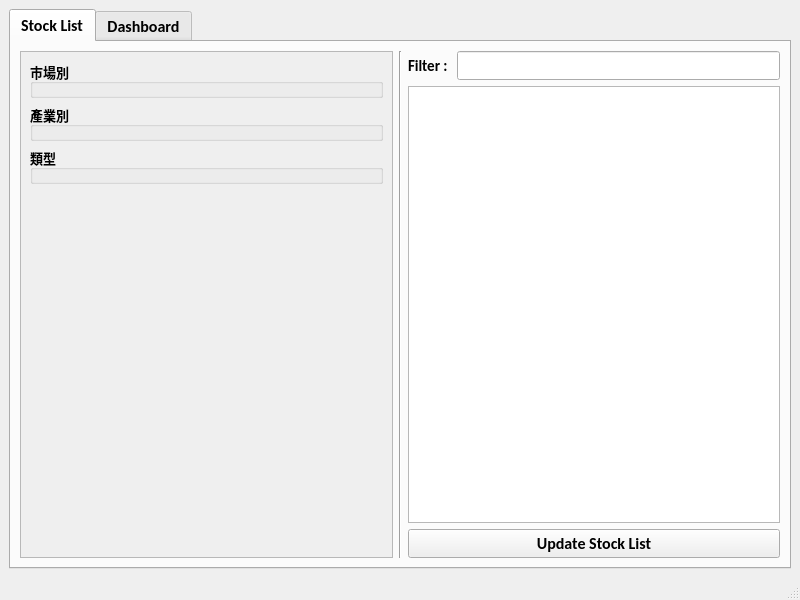
<?xml version="1.0" encoding="UTF-8"?>
<ui version="4.0">
 <class>MainWindow</class>
 <widget class="QMainWindow" name="MainWindow">
  <property name="geometry">
   <rect>
    <x>0</x>
    <y>0</y>
    <width>800</width>
    <height>600</height>
   </rect>
  </property>
  <property name="minimumSize">
   <size>
    <width>800</width>
    <height>600</height>
   </size>
  </property>
  <property name="baseSize">
   <size>
    <width>1920</width>
    <height>1080</height>
   </size>
  </property>
  <property name="windowTitle">
   <string>MainWindow</string>
  </property>
  <property name="styleSheet">
   <string notr="true"/>
  </property>
  <widget class="QWidget" name="centralwidget">
   <layout class="QVBoxLayout" name="verticalLayout">
    <item>
     <widget class="QTabWidget" name="tabWidget">
      <property name="font">
       <font>
        <family>Calibri</family>
        <pointsize>12</pointsize>
        <weight>75</weight>
        <bold>true</bold>
       </font>
      </property>
      <property name="currentIndex">
       <number>0</number>
      </property>
      <widget class="QWidget" name="tab">
       <attribute name="title">
        <string>Stock List</string>
       </attribute>
       <layout class="QHBoxLayout" name="horizontalLayout_2">
        <item>
         <widget class="QScrollArea" name="scrollArea">
          <property name="maximumSize">
           <size>
            <width>450</width>
            <height>16777215</height>
           </size>
          </property>
          <property name="widgetResizable">
           <bool>true</bool>
          </property>
          <widget class="QWidget" name="scrollAreaWidgetContents">
           <property name="geometry">
            <rect>
             <x>0</x>
             <y>0</y>
             <width>370</width>
             <height>487</height>
            </rect>
           </property>
           <layout class="QVBoxLayout" name="verticalLayout_3">
            <item>
             <layout class="QVBoxLayout" name="verticalLayout_5">
              <item>
               <widget class="QGroupBox" name="groupBox_markets">
                <property name="font">
                 <font>
                  <family>Calibri</family>
                  <pointsize>10</pointsize>
                  <weight>75</weight>
                  <bold>true</bold>
                 </font>
                </property>
                <property name="title">
                 <string>市場別</string>
                </property>
               </widget>
              </item>
              <item>
               <widget class="QGroupBox" name="groupBox_industries">
                <property name="font">
                 <font>
                  <family>Calibri</family>
                  <pointsize>10</pointsize>
                  <weight>75</weight>
                  <bold>true</bold>
                 </font>
                </property>
                <property name="title">
                 <string>產業別</string>
                </property>
               </widget>
              </item>
              <item>
               <widget class="QGroupBox" name="groupBox_types">
                <property name="font">
                 <font>
                  <family>Calibri</family>
                  <pointsize>10</pointsize>
                  <weight>75</weight>
                  <bold>true</bold>
                 </font>
                </property>
                <property name="title">
                 <string>類型</string>
                </property>
               </widget>
              </item>
              <item>
               <spacer name="verticalSpacer">
                <property name="orientation">
                 <enum>Qt::Vertical</enum>
                </property>
                <property name="sizeHint" stdset="0">
                 <size>
                  <width>20</width>
                  <height>40</height>
                 </size>
                </property>
               </spacer>
              </item>
             </layout>
            </item>
           </layout>
          </widget>
         </widget>
        </item>
        <item>
         <widget class="Line" name="line">
          <property name="orientation">
           <enum>Qt::Vertical</enum>
          </property>
         </widget>
        </item>
        <item>
         <layout class="QVBoxLayout" name="verticalLayout_2">
          <item>
           <layout class="QHBoxLayout" name="horizontalLayout">
            <item>
             <widget class="QLabel" name="label">
              <property name="font">
               <font>
                <family>Calibri</family>
                <pointsize>11</pointsize>
                <weight>75</weight>
                <bold>true</bold>
               </font>
              </property>
              <property name="text">
               <string>Filter : </string>
              </property>
             </widget>
            </item>
            <item>
             <widget class="QLineEdit" name="lineEdit_search"/>
            </item>
           </layout>
          </item>
          <item>
           <widget class="QTableWidget" name="tableWidget_stockList">
            <property name="focusPolicy">
             <enum>Qt::ClickFocus</enum>
            </property>
            <attribute name="horizontalHeaderCascadingSectionResizes">
             <bool>true</bool>
            </attribute>
            <attribute name="horizontalHeaderShowSortIndicator" stdset="0">
             <bool>true</bool>
            </attribute>
            <attribute name="horizontalHeaderStretchLastSection">
             <bool>true</bool>
            </attribute>
            <attribute name="verticalHeaderShowSortIndicator" stdset="0">
             <bool>true</bool>
            </attribute>
            <attribute name="verticalHeaderStretchLastSection">
             <bool>false</bool>
            </attribute>
           </widget>
          </item>
          <item>
           <widget class="QPushButton" name="pushButton_updateStockList">
            <property name="font">
             <font>
              <family>Calibri</family>
              <pointsize>12</pointsize>
              <weight>75</weight>
              <bold>true</bold>
             </font>
            </property>
            <property name="text">
             <string>Update Stock List</string>
            </property>
           </widget>
          </item>
         </layout>
        </item>
       </layout>
      </widget>
      <widget class="QWidget" name="tab_2">
       <attribute name="title">
        <string>Dashboard</string>
       </attribute>
      </widget>
     </widget>
    </item>
   </layout>
  </widget>
  <widget class="QMenuBar" name="menubar">
   <property name="geometry">
    <rect>
     <x>0</x>
     <y>0</y>
     <width>800</width>
     <height>22</height>
    </rect>
   </property>
  </widget>
  <widget class="QStatusBar" name="statusbar"/>
 </widget>
 <resources>
  <include location="source/source.qrc"/>
 </resources>
 <connections/>
</ui>
